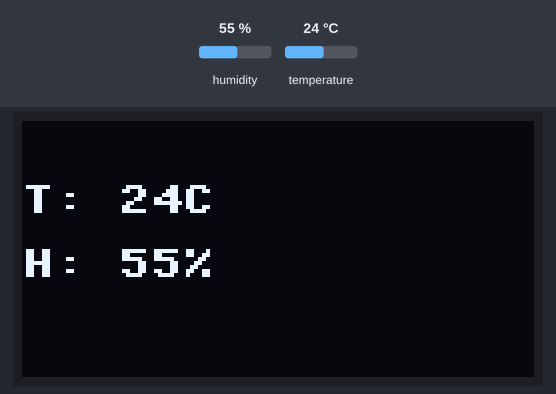
Simulated run of this program. Board: ESP32 board running MicroPython. Shown: 128×64 one-colour display. Inputs (shaded band) come from the test bench; at power-on: humidity 55 %, temperature 24 °C.

Above: at 1.2 s.
1.3 s: humidity set to 22 %
At 2.5 s:
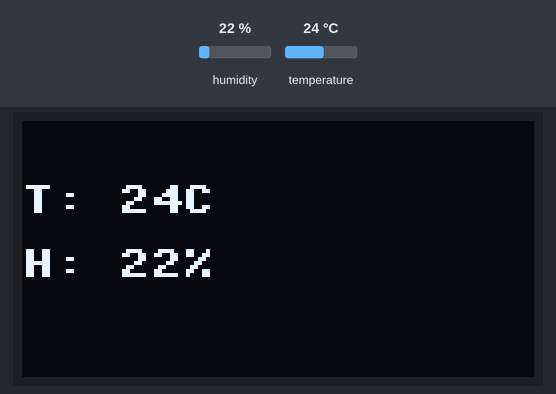
4.0 s: temperature set to 12 °C
At 4.6 s:
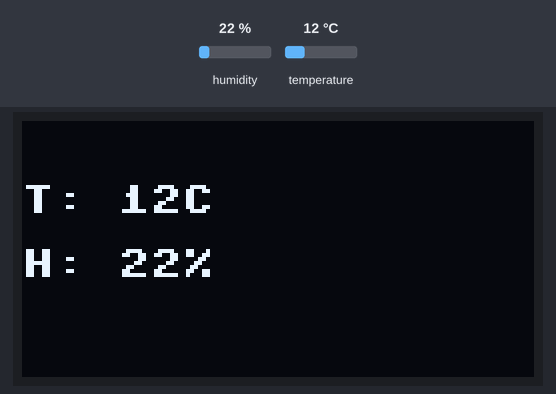
6.7 s: humidity set to 40 %
At 8.6 s:
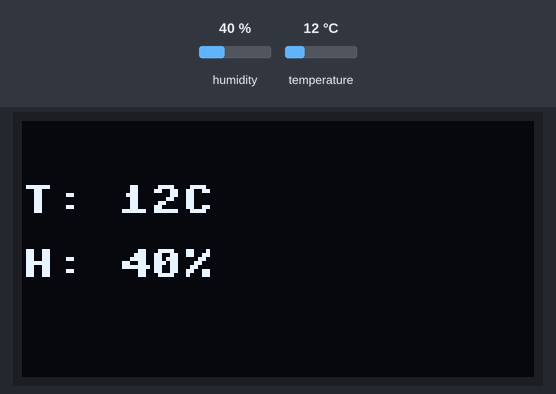
9.7 s: temperature set to 19 °C
Timing chart, 0 to 12.7 s (numbered marks = the images above; inputs shaded):
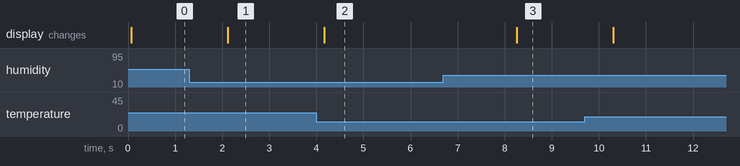

Measured:
- after the input at 1.3 s, the display: changes after 0.82 s (image 1)
- after the input at 4.0 s, the display: changes after 0.17 s (image 2)
- after the input at 6.7 s, the display: changes after 1.6 s (image 3)

The program:

step1_climate_oled.py
```python
from machine import Pin, SoftI2C
import ssd1306
import time
import dht

dht11 = dht.DHT11(Pin(4))  # 팬이 13번을 쓰니 DHT11 은 4번 핀에
i2c = SoftI2C(scl=Pin(22), sda=Pin(21))
oled = ssd1306.SSD1306_I2C(128, 64, i2c)

while True:
    dht11.measure()  # 지금 온도와 습도를 새로 재요
    t = dht11.temperature()
    h = dht11.humidity()
    oled.fill(0)
    oled.text("T: " + str(t) + "C", 0, 16)  # 숫자 t 를 글자로 바꿔 이어 붙여요
    oled.text("H: " + str(h) + "%", 0, 32)
    oled.show()  # 적어 둔 두 줄을 화면에 내보내요
    time.sleep(2)
```
